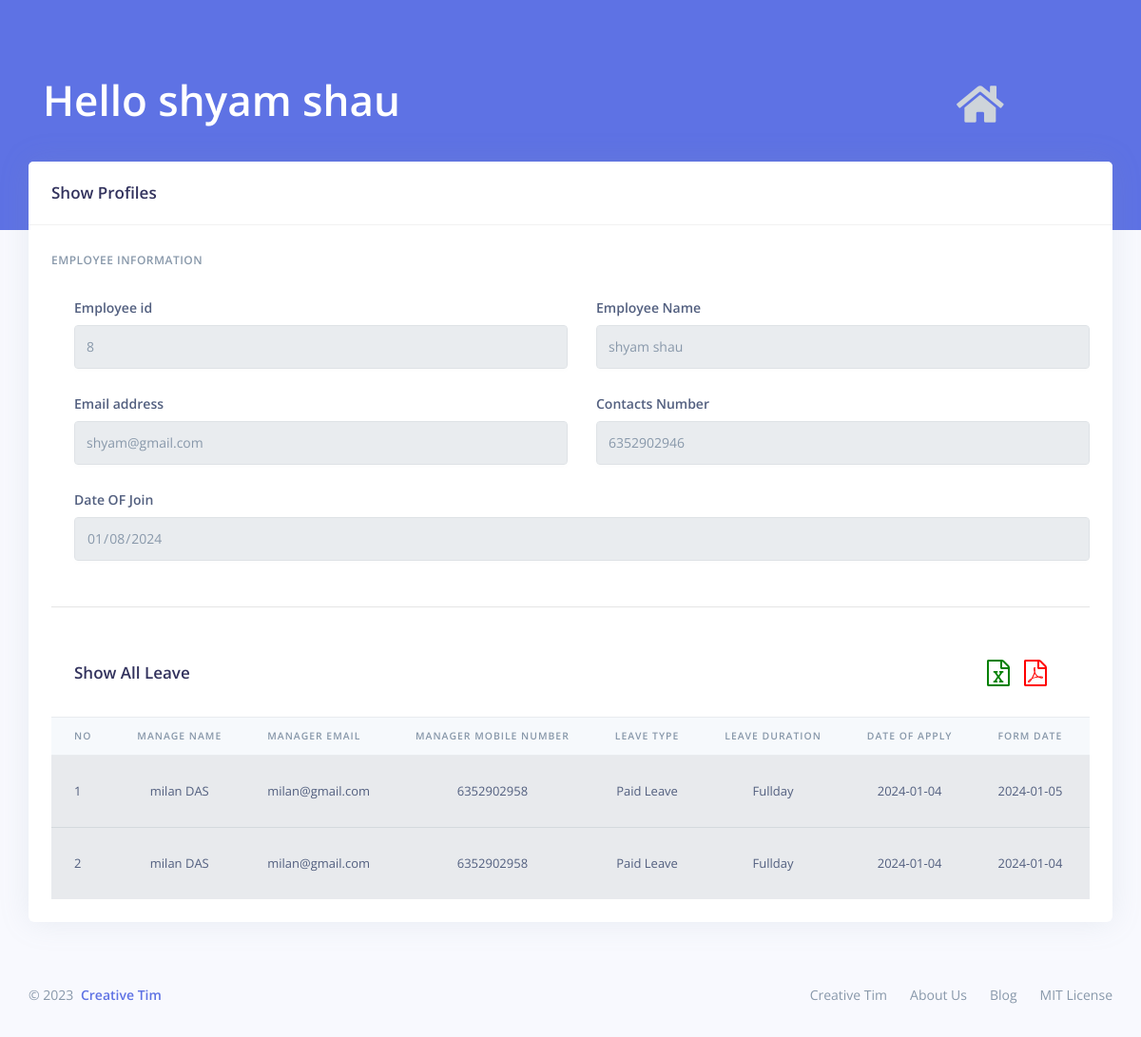
Screenshot of /employee/show_datils.php?id=8 (signed in) with the database file from the repository.
### tables this page shows
CREATE TABLE `employee` (
  `emp_id` int(11) NOT NULL,
  `emp_name` varchar(255) NOT NULL,
  `emp_email` varchar(255) NOT NULL,
  `emp_doj` varchar(255) NOT NULL,
  `emp_password` varchar(10) NOT NULL,
  `emp_mobile` varchar(11) NOT NULL,
  `created_time` datetime NOT NULL
);

CREATE TABLE `employeeadd` (
  `empa_id` int(11) NOT NULL,
  `emp_id` int(11) NOT NULL,
  `manage_id` int(11) NOT NULL,
  `created_time` timestamp NOT NULL DEFAULT current_timestamp() ON UPDATE current_timestamp()
);

CREATE TABLE `employee_leave_request_table` (
  `emp_le_re_id` int(11) NOT NULL,
  `emp_id` int(11) NOT NULL,
  `manage_id` int(11) NOT NULL,
  `leave_id` int(11) NOT NULL,
  `from_date` varchar(255) NOT NULL,
  `duration` varchar(150) NOT NULL,
  `to_date` varchar(255) NOT NULL,
  `total_day` float NOT NULL,
  `reason` varchar(255) NOT NULL,
  `statue` tinyint(4) NOT NULL,
  `created_time` timestamp NOT NULL DEFAULT current_timestamp() ON UPDATE current_timestamp()
);

CREATE TABLE `manager` (
  `manage_id` int(11) NOT NULL,
  `manage_name` varchar(255) NOT NULL,
  `manage_email` varchar(255) NOT NULL,
  `manage_password` varchar(255) NOT NULL,
  `manage_mob` varchar(11) NOT NULL,
  `manage_doj` varchar(255) NOT NULL,
  `created_time` timestamp NOT NULL DEFAULT current_timestamp() ON UPDATE current_timestamp()
);

CREATE TABLE `leave_table` (
  `leave_id` int(11) NOT NULL,
  `leave_type` varchar(50) NOT NULL,
  `leave_value` int(11) NOT NULL
);

### employee/show_datils.php (the view, shortened to what this page needs)
<?php include('../comman/config.php') ?>
<!DOCTYPE html>
<html>
<head>
    <link rel="stylesheet" href="../assets/vendor/nucleo/css/nucleo.css" type="text/css">
    <link rel="stylesheet" href="../assets/vendor/@fortawesome/fontawesome-free/css/all.min.css" type="text/css">
    <link rel="stylesheet" href="https://cdnjs.cloudflare.com/ajax/libs/font-awesome/4.7.0/css/font-awesome.min.css" />
    <link rel="stylesheet" href="../assets/css/argon.css?v=1.2.0" type="text/css">
</head>
<body>
    <div class="main-content" id="panel">
        <div class="header pb-7 bg-primary d-flex align-items-center">
            <?php
            $id = $_GET['id'];
            $sql = "SELECT * FROM employee WHERE employee.emp_id = $id;";
            $result = mysqli_query($con, $sql);
            while ($row = mysqli_fetch_assoc($result)) {
            ?>
                <div class="container-fluid d-flex align-items-center">
                    <div class="col-lg-12 col-md-10 mt-6">
                        <div class="d-flex justify-content-between align-items-center mr-7">
                            <h1 class="display-2 text-white">Hello <?php echo $row['emp_name']; ?></h1>
                            <a href="../manager/leave_request.php" class="text-light display-2">
                                <i class="fas fa-home fa-fw" title="Back"></i>
                            </a>
                        </div>
                    </div>
                </div>
        </div>
        <div class="container-fluid mt--6">
            <div class="row">
                <div class="col-xl-12 order-xl-1">
                    <div class="card">
                        <div class="card-header">
                            <div class="row align-items-center">
                                <div class="col-8">
                                    <h3 class="mb-0">Show Profiles</h3>
                                </div>
                            </div>
                        </div>
                        <div class="card-body">
                            <form method="POST">
                                <h6 class="heading-small text-muted mb-4">Employee Information</h6>
                                <div class="pl-lg-4">
                                    <div class="row">
                                        <div class="col-lg-6">
                                            <div class="form-group">
                                                <label class="form-control-label" for="input-id">Employee id</label>
                                                <input type="text" id="input-id" class="form-control" value="<?php echo $row['emp_id']; ?>" disabled>
                                            </div>
                                        </div>
                                        <div class="col-lg-6">
                                            <div class="form-group">
                                                <label class="form-control-label" for="input-email">Employee Name</label>
                                                <input type="text" id="input-email" class="form-control" value="<?php echo $row['emp_name']; ?>" disabled>
                                            </div>
                                        </div>
                                    </div>
                                    <div class="row">
                                        <div class="col-lg-6">
                                            <div class="form-group">
                                                <label class="form-control-label" for="input-username">Email address</label>
                                                <input type="text" id="input-username" class="form-control" placeholder="Username" value="<?php echo $row['emp_email']; ?>" disabled>
                                            </div>
                                        </div>
                                        <div class="col-lg-6">
                                            <div class="form-group">
                                                <label class="form-control-label" for="input-email">Contacts Number</label>
                                                <input type="number" id="input-email" class="form-control" value="<?php echo $row['emp_mobile']; ?>" disabled>
                                            </div>
                                        </div>
                                    </div>
                                    <div class="row">
                                        <div class="col-lg-12">
                                            <div class="form-group">
                                                <label class="form-control-label" for="input-doj">Date OF Join</label>
                                                <input type="date" id="input-doj" class="form-control" value="<?php echo $row['emp_doj']; ?>" disabled>
                                            </div>
                                        </div>
                                    </div>
                                </div>
                                <hr class="my-4" />
                            <?php  } ?>
                            </form>
                            <div class="table-responsive">
                                <table class="table align-items-center table-light table-flush">
                                    <div class="card-header border-0 d-flex justify-content-between align-items-center">
                                        <h3 class="mb-0">Show All Leave </h3>
                                        <div>
                                            <button type="button" title="Excal" class="btn btn-link pr-0" style="color:green" onclick="downloadExcel()">
                                                <i class="fa fa-file-excel-o fa-2x"></i>
                                            </button>
                                            <a href="../pdf_code/generate_pdf.php?empid=<?php echo $id ?>">
                                                <button type="button" title="PDF" style="color:red" class="btn btn-link pl-0">
                                                    <i class="fa fa-file-pdf-o fa-2x"></i>
                                                </button>
                                            </a>
                                        </div>
                                    </div>
                                    <thead class="thead-light">
                                        <tr>
                                            <th scope="col" class="sort" data-sort="name">NO</th>
                                            <th scope="col" class="sort" data-sort="budget">Manage Name</th>
                                            <th scope="col" class="sort" data-sort="status">Manager Email</th>
                                            <th scope="col" class="sort" data-sort="status">Manager Mobile Number</th>
                                            <th scope="col" class="sort" data-sort="status">Leave Type</th>
                                            <th scope="col" class="sort" data-sort="status">Leave Duration</th>
                                            <th scope="col" class="sort" data-sort="status">Date Of Apply</th>
                                            <th scope="col" class="sort" data-sort="status">Form Date</th>
                                            <th scope="col" class="sort" data-sort="status">To Date</th>
                                        </tr>
                                    </thead>
                                    <tbody class="list">
                                        <?php
                                        $sql = "SELECT
                                                    employee_leave_request_table.*,
                                                    employeeadd.*,
                                                    manager.*,
                                                    employee.*,
                                                    leave_table.*
                                                FROM
                                                    employeeadd
                                                INNER JOIN
                                                    manager ON employeeadd.manage_id = manager.manage_id
                                                INNER JOIN
                                                    employee ON employeeadd.emp_id = employee.emp_id
                                                LEFT JOIN
                                                    employee_leave_request_table ON employeeadd.emp_id = employee_leave_request_table.emp_id
                                                LEFT JOIN
                                                    leave_table ON employee_leave_request_table.leave_id = leave_table.leave_id
                                                WHERE
                                                    employeeadd.emp_id = $id";
                                                    $result = mysqli_query($con, $sql);
                                                    while ($row = mysqli_fetch_assoc($result)) {
                                                        if($row['total_day'] ==''){
                                                        ?>
                                                        <td class="text-center" colspan="12">
                                                            <div class="alert alert-info mb-0" role="alert">
                                                                <h5 class="alert-heading">Leave Is Not Apply</h5>
                                                                <p class="mb-0">No leave requests have been submitted by this employee.</p>
                                                            </div>
                                                        </td>
                                                    <?php
                                                        }else{
                                                    ?>
                                                    <tr>
                                                        <td class="show_id"><?php echo $row['emp_le_re_id']; ?></td>
                                                        <td class="text-center"><?php echo $row['manage_name']; ?></td>
                                                        <td class="text-center"><?php echo $row['manage_email']; ?></td>
                                                        <td class="text-center"><?php echo $row['manage_mob']; ?></td>
                                                        <td class="text-center"><?php echo $row['leave_type']; ?></td>
                                                        <td class="text-center"><?php echo $row['duration']; ?></td>
                                                        <td class="text-center"><?php echo date('Y-m-d', strtotime($row['created_time'])); ?></td>
                                                        <td class="text-center"><?php echo $row['from_date']; ?></td>
                                                        <td class="text-center"><?php echo $row['to_date']; ?></td>
                                                    </tr>
                                         <?php } } ?>
                                    </tbody>
                                </table>
                            </div>
                        </div>
                    </div>
                </div>
            </div>
            <?php include('../comman/footer.php') ?>
        </div>
    </div>
</body>
</html>

### rows the page displays
employee: emp_name "shyam shau", emp_id "8", emp_email "shyam@gmail.com", emp_mobile "6352902946", emp_doj "01/08/2024"
employeeadd: employee_leave_request_table.emp_le_re_id "1", manage.manage_name "milan DAS", manage.manage_email "milan@gmail.com", manage.manage_mob "6352902958", leave_table.leave_type "Paid Leave", employee_leave_request_table.duration "Fullday", emp.created_time "2024-01-04", employee_leave_request_table.from_date "2024-01-05", employee_leave_request_table.emp_le_re_id "2", employee_leave_request_table.from_date "2024-01-04"
